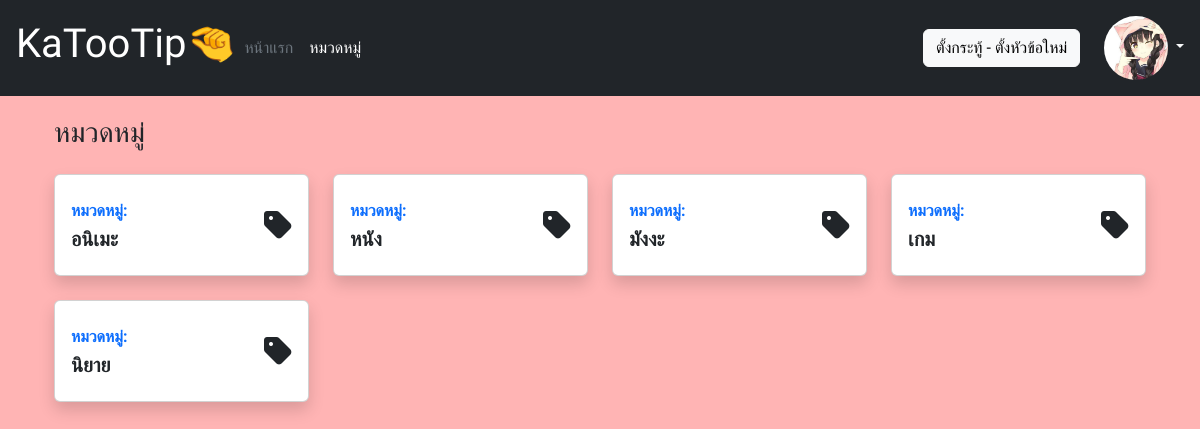
The page /all_tags.php (signed in) on the database its author committed.
### tables this page shows
CREATE TABLE `users` (
  `u_id` int(11) NOT NULL,
  `email` varchar(255) NOT NULL,
  `fullname` varchar(255) NOT NULL,
  `password` varchar(255) NOT NULL,
  `u_img` varchar(255) NOT NULL,
  `type` int(11) NOT NULL DEFAULT '0'
);

CREATE TABLE `tags` (
  `t_id` int(11) NOT NULL,
  `t_name` varchar(255) NOT NULL
);

### all_tags.php (the view, shortened to what this page needs)
<?php
require_once 'db.php';
$query = $connection->prepare("SELECT * FROM tags");
$query->execute();
$result = $query->fetchAll();
?>
<?php include 'include/header.php' ?>
<div class="container">
    <div class="container-fluid">
        <div class="d-sm-flex justify-content-between align-items-center mb-4">
            <h3 class="text-dark mb-0">หมวดหมู่</h3>
        </div>
        <div class="row">
            <?php foreach ($result as $row) { ?>
                <div class="col-md-6 col-xl-3 mb-4">
                    <div class="card shadow border-start-primary py-2">
                        <div class="card-body" style="background-color: white;">
                            <div class="row align-items-center no-gutters">
                                <div class="col me-2">
                                    <a href="/tags.php?t_id=<?php echo $row['t_id'] ?>" style="text-decoration: none;">
                                        <div class="text-uppercase text-primary fw-bold text-xs mb-1"><span>หมวดหมู่:</span></div>
                                        <div class="text-dark fw-bold h5 mb-0"><span><?php echo $row['t_name'] ?></span></div>
                                    </a>
                                </div>
                                <div class="col-auto"><i class="fa-solid fa-tag fa-2x text-gray-300"></i></div>
                            </div>
                        </div>
                    </div>
                </div>
            <?php } ?>
        </div>
    </div>
</div>
<?php include 'include/footer.php' ?>

### include/header.php (shortened to what this page needs)
<!DOCTYPE html>
<html lang="en">
<head>
    <link href="https://cdn.jsdelivr.net/npm/bootstrap@5.2.0/dist/css/bootstrap.min.css" rel="stylesheet">
    <link rel="stylesheet" type="text/css" href="https://cdn.datatables.net/1.12.1/css/jquery.dataTables.css">
    <link rel="stylesheet" href="../css/style.css">
</head>
<body>
    <div class="p-3 text-bg-dark">
        <div class="d-flex flex-wrap align-items-center justify-content-center justify-content-lg-start">
            <a href="/" class="d-flex align-items-center mb-2 mb-lg-0 text-white text-decoration-none">
                <h1>KaTooTip🤏</h1>
            </a>
            <ul class="nav col-12 col-lg-auto me-lg-auto mb-2 justify-content-center mb-md-0">
                <li><a href="/" class="nav-link px-2 text-secondary">หน้าแรก</a></li>
                <li><a href="/all_tags.php" class="nav-link px-2 text-white">หมวดหมู่</a></li>
            </ul>
            <?php
            if (isset($_SESSION['u_id'])) {
            ?>
                <div class="text-end">
                    <a href="add_board.php" class="btn btn-light">ตั้งกระทู้ - ตั้งหัวข้อใหม่</a>
                </div>
            <?php
            }
            ?>
            <div class="dropdown text-end">
                <?php
                if (!isset($_SESSION['u_id'])) {
                ?>
                    <a href="login.php" class="btn btn-outline-light me-2">เข้าสู่ระบบ</a>
                    <a href="register.php" class="btn btn-warning">สมัครสมาชิก</a>
                <?php } else { ?>
                    <?php
                    $usr = $connection->prepare("SELECT * FROM users WHERE u_id = :u_id");
                    $usr->bindParam(':u_id', $_SESSION['u_id']);
                    $usr->execute();
                    $usr_result = $usr->fetch(PDO::FETCH_ASSOC);
                    ?>
                    <a href="#" class="d-block link-light text-decoration-none dropdown-toggle" data-bs-toggle="dropdown" aria-expanded="false">
                        <img src="../image/user/<?php echo $usr_result['u_img'] ?>" width="64" height="64" class="rounded-circle">
                    </a>
                <?php } ?>
            </div>
        </div>
    </div>

### css/style.css (style rules this page uses)
* { box-sizing: border-box; font-family: 'Itim', cursive; }
body { background-color: #FFB4B4; }
.container { margin: 20px auto; }
.card-body { background-color: #B270A2; }

### rows shown on the page
users: u_img (picture)
tags: t_name "อนิเมะ"
tags: t_name "หนัง"
tags: t_name "มังงะ"
tags: t_name "เกม"
tags: t_name "นิยาย"
